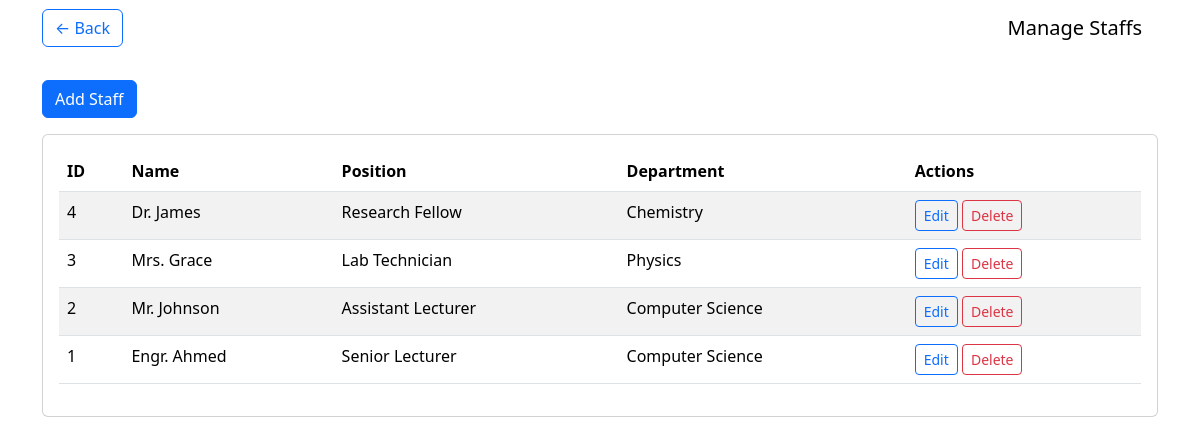
/manage_staffs.php (signed in), run on the app's committed database.
### tables this page shows
CREATE TABLE IF NOT EXISTS staffs (
  id INT AUTO_INCREMENT PRIMARY KEY,
  name VARCHAR(150) NOT NULL,
  position VARCHAR(150) NOT NULL,
  department_id INT NOT NULL,
  created_at TIMESTAMP DEFAULT CURRENT_TIMESTAMP,
  FOREIGN KEY (department_id) REFERENCES departments(id) ON DELETE CASCADE
);

CREATE TABLE IF NOT EXISTS departments (
  id INT AUTO_INCREMENT PRIMARY KEY,
  name VARCHAR(150) NOT NULL,
  hod_name VARCHAR(150) NOT NULL,
  hod_image VARCHAR(255) DEFAULT NULL,
  created_at TIMESTAMP DEFAULT CURRENT_TIMESTAMP
);

### manage_staffs.php (the view, shortened to what this page needs)
<?php
include('config.php');
$dept_id = isset($_GET['dept_id']) ? intval($_GET['dept_id']) : 0;
$where = $dept_id ? " WHERE department_id=$dept_id " : "";
$staffs = mysqli_query($conn, "SELECT s.*, d.name as dept_name FROM staffs s LEFT JOIN departments d ON s.department_id=d.id $where ORDER BY s.id DESC");
?>
<!doctype html>
<html>
<head><meta charset="utf-8"><title>Manage Staffs</title>
<link href="https://cdn.jsdelivr.net/npm/bootstrap@5.3.2/dist/css/bootstrap.min.css" rel="stylesheet"></head>
<body>
<nav class="navbar navbar-light" style="background:#fff;">
  <div class="container">
    <a href="admin_dashboard.php" class="btn btn-outline-primary">&larr; Back</a>
    <span class="navbar-brand">Manage Staffs</span>
  </div>
</nav>
<div class="container mt-4">
  <div class="mb-3">
    <a href="add_staff.php<?php echo $dept_id ? '?dept_id='.$dept_id : ''; ?>" class="btn btn-primary">Add Staff</a>
  </div>
  <div class="card p-3">
    <table class="table table-striped">
      <thead><tr><th>ID</th><th>Name</th><th>Position</th><th>Department</th><th>Actions</th></tr></thead>
      <tbody>
        <?php if(mysqli_num_rows($staffs)>0): while($s=mysqli_fetch_assoc($staffs)): ?>
        <tr>
          <td><?php echo $s['id']; ?></td>
          <td><?php echo htmlspecialchars($s['name']); ?></td>
          <td><?php echo htmlspecialchars($s['position']); ?></td>
          <td><?php echo htmlspecialchars($s['dept_name']); ?></td>
          <td>
            <a href="edit_staff.php?id=<?php echo $s['id']; ?>" class="btn btn-sm btn-outline-primary">Edit</a>
            <a href="delete_staff.php?id=<?php echo $s['id']; ?>" onclick="return confirm('Delete this staff?');" class="btn btn-sm btn-outline-danger">Delete</a>
          </td>
        </tr>
        <?php endwhile; else: ?>
        <tr><td colspan="5" class="text-muted">No staffs found.</td></tr>
        <?php endif; ?>
      </tbody>
    </table>
  </div>
</div>
</body>
</html>

### data on the page
staffs: id "4", name "Dr. James", position "Research Fellow", department.name "Chemistry"
staffs: id "3", name "Mrs. Grace", position "Lab Technician", department.name "Physics"
staffs: id "2", name "Mr. Johnson", position "Assistant Lecturer", department.name "Computer Science"
staffs: id "1", name "Engr. Ahmed", position "Senior Lecturer", department.name "Computer Science"
